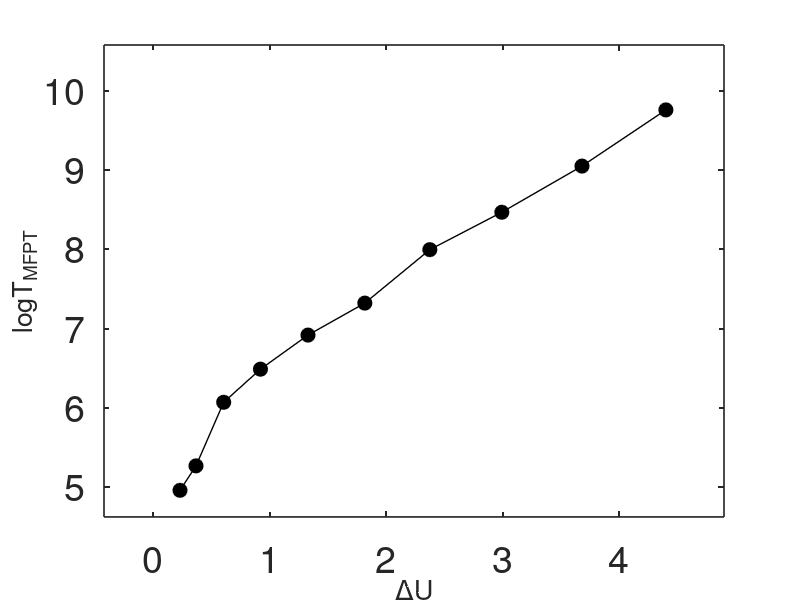

Write the MATLAB code that produced this figure.
clc
clear
a=load('barrier_height.txt');


% plot(a(:,2)-a(:,3),log(b(:,2)),'x-k','LineWidth',1,'Markersize',10);

plot(a(:,2),log(a(:,3)),'o-', 'Color', 'black', 'LineWidth', 1, 'MarkerFaceColor', 'black', 'MarkerSize', 10);


% axis([0 15,3 16])
xlabel('\fontsize{27}\DeltaU')
ylabel('\fontsize{27}logT_{MFPT}')
set(gca,'LineWidth',1.2,'Fontsize',27)
set(gca,'TickDir', 'in', 'TickLength', [0.009 0.01])
set(gca,'xtick',0:1:6)
set(gca,'ytick',0:1:10)
xlim([-0.422241708649475,4.901758291350524])
ylim([4.623618759132745,10.57588845731484])
